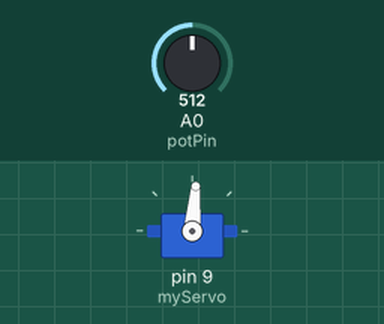
This sketch was run on a simulated Arduino Uno, built with avr-gcc and run on an emulated ATmega328P. Parts: servo. The inputs (shaded band) are chosen by the test bench; at power-on: A0 (potPin) = 512. What the sketch prints to the serial monitor is not drawn.

Above: at 1.8 s.
1.9 s: A0 (potPin) set to 716
At 2.6 s:
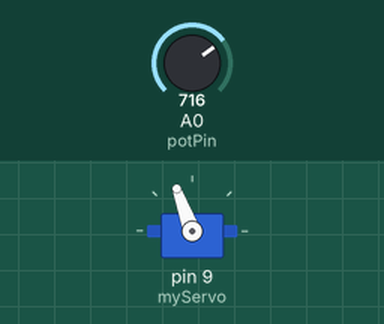
3.5 s: A0 (potPin) set to 900
At 5.2 s:
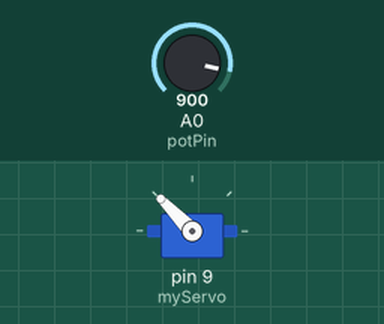
5.5 s: A0 (potPin) set to 1023
At 7.0 s:
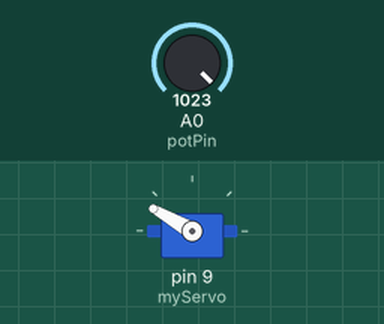
7.5 s: A0 (potPin) set to 306
At 8.6 s:
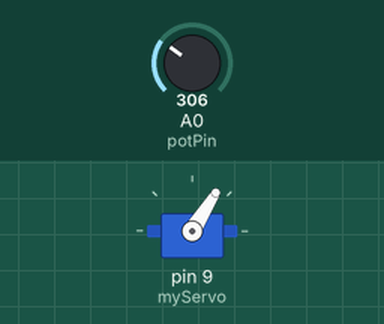
9.5 s: A0 (potPin) set to 122
At 11.3 s:
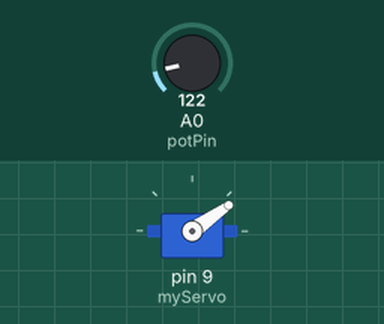
Timing chart, 0 to 12.5 s (numbered marks = the images above; inputs shaded):
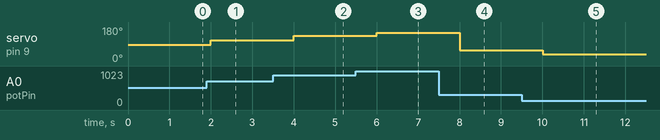

The sketch:

Mood_Cue.ino
```cpp
#include <Servo.h>
Servo myServo;
int const potPin = A0;
int potVal;
int angle;
void setup(){
  myServo.attach(9);
  Serial.begin(9600);
}
void loop(){
  potVal = analogRead(potPin);
  Serial.print(" potVal: ");
  Serial.print(potVal);
  angle = map(potVal, 0, 1023, 20, 150);
  Serial.print(", angle: ");
  Serial.print(angle);
  myServo.write(angle);
  delay(1000);
}
```

Measured:
- after the input at 1.9 s, servo on pin 9 (myServo): 85° → 110° after 0.10 s
- after the input at 3.5 s, servo on pin 9 (myServo): 110° → 134° after 0.50 s
- after the input at 5.5 s, servo on pin 9 (myServo): 134° → 150° after 0.51 s
- after the input at 7.5 s, servo on pin 9 (myServo): 150° → 58° after 0.51 s
- after the input at 9.5 s, servo on pin 9 (myServo): 58° → 35° after 0.51 s
